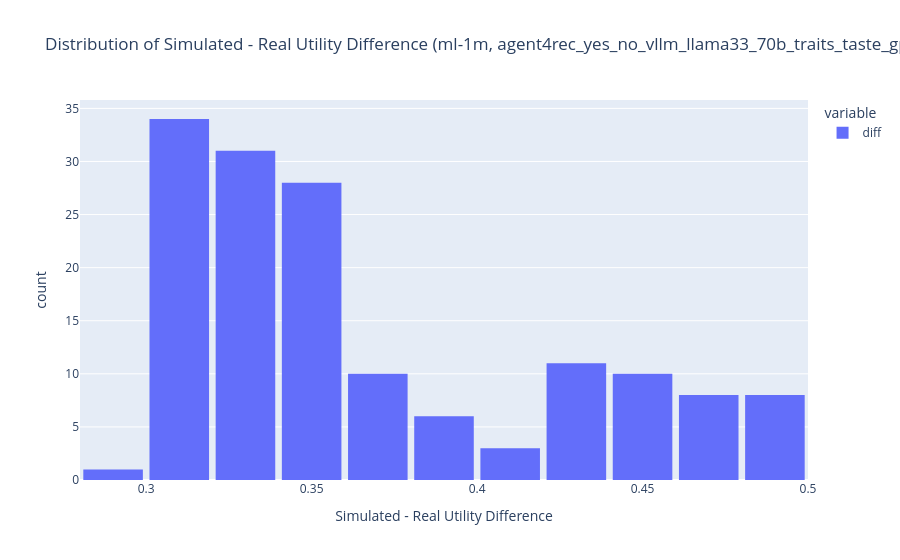
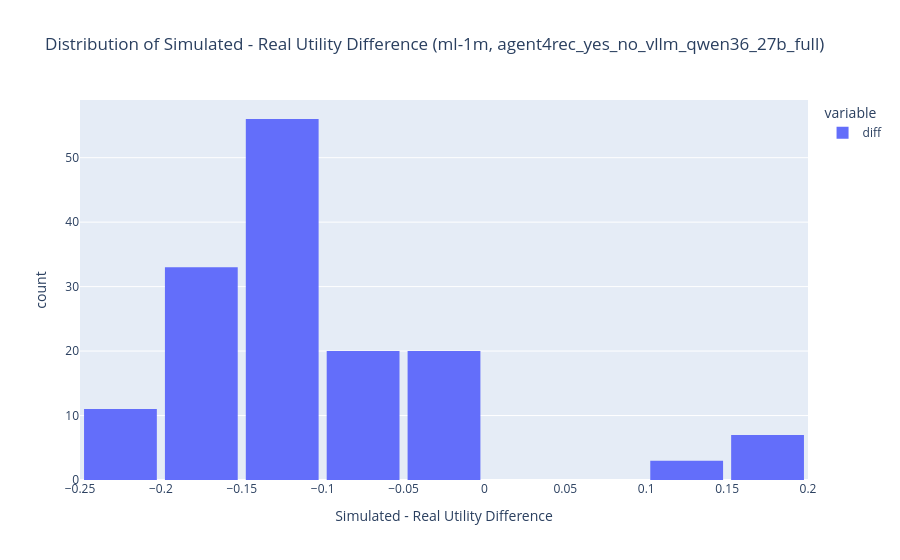
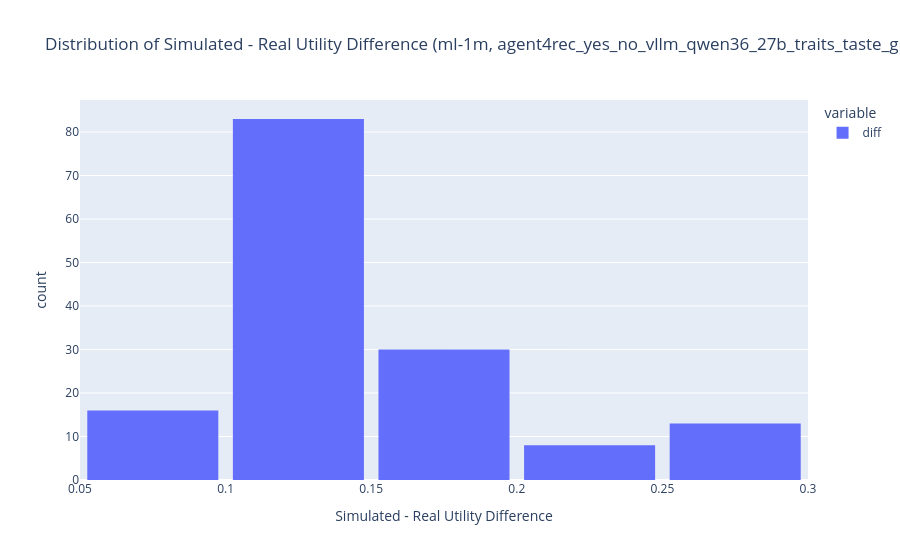
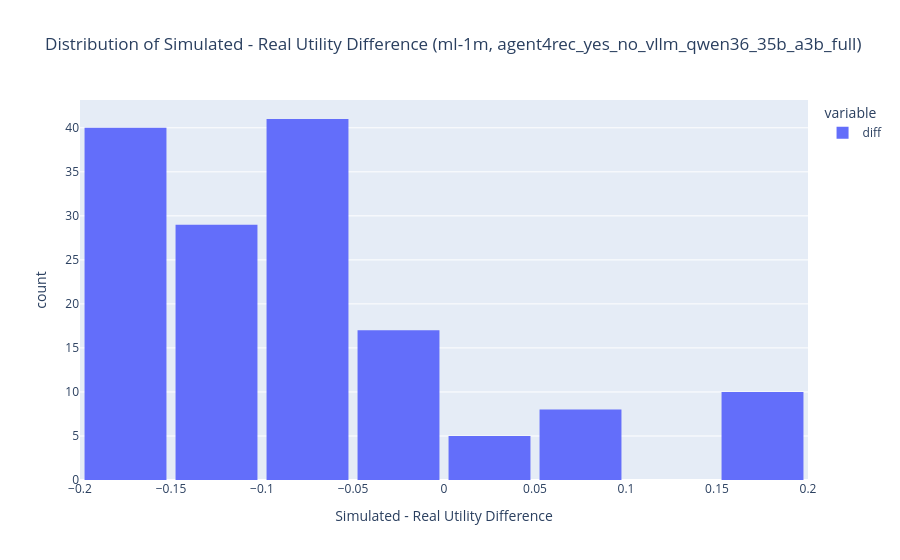

Notebook cell for these charts, in order:
### Code cell
import plotly.express as px
import matplotlib.pyplot as plt

for dataset in latest_runs["dataset"].unique():
    for method in latest_runs["method_label"].unique():

        diff = scores_df.query(f"dataset == '{dataset}' and method_label == '{method}'")["diff"]
        fig = px.histogram(
            diff,
            nbins=10,
            title=f"Distribution of Simulated - Real Utility Difference ({dataset}, {method})",
            labels={"value": "Simulated - Real Utility Difference", "count": "Count"},
        )
        fig.update_layout(bargap=0.1)
        fig.show()

### Figure 1 — Plotly figure (JSON) as saved in the notebook; plotly's stock layout.template omitted (floating-point values rounded to 4 significant figures; data arrays with more than 128 entries replaced by an {"elided": "..."} marker saying what was removed)
{"data": [{"bingroup": "x", "hovertemplate": "variable=diff<br>Simulated - Real Utility Difference=%{x}<br>count=%{y}<extra></extra>", "legendgroup": "diff", "marker": {"color": "#636efa", "pattern": {"shape": ""}}, "name": "diff", "nbinsx": 10, "orientation": "v", "showlegend": true, "type": "histogram", "x": {"elided": "150 float values"}, "xaxis": "x", "yaxis": "y"}], "layout": {"bargap": 0.1, "barmode": "relative", "legend": {"title": {"text": "variable"}, "tracegroupgap": 0}, "title": {"text": "Distribution of Simulated - Real Utility Difference (ml-1m, agent4rec_yes_no_vllm_llama33_70b_traits_taste_gpt4o_mini_full)"}, "xaxis": {"anchor": "y", "domain": [0, 1], "title": {"text": "Simulated - Real Utility Difference"}}, "yaxis": {"anchor": "x", "domain": [0, 1], "title": {"text": "count"}}}}

### Figure 2 — Plotly figure (JSON) as saved in the notebook; plotly's stock layout.template omitted (floating-point values rounded to 4 significant figures; data arrays with more than 128 entries replaced by an {"elided": "..."} marker saying what was removed)
{"data": [{"bingroup": "x", "hovertemplate": "variable=diff<br>Simulated - Real Utility Difference=%{x}<br>count=%{y}<extra></extra>", "legendgroup": "diff", "marker": {"color": "#636efa", "pattern": {"shape": ""}}, "name": "diff", "nbinsx": 10, "orientation": "v", "showlegend": true, "type": "histogram", "x": {"elided": "150 float values"}, "xaxis": "x", "yaxis": "y"}], "layout": {"bargap": 0.1, "barmode": "relative", "legend": {"title": {"text": "variable"}, "tracegroupgap": 0}, "title": {"text": "Distribution of Simulated - Real Utility Difference (ml-1m, agent4rec_yes_no_vllm_qwen36_27b_full)"}, "xaxis": {"anchor": "y", "domain": [0, 1], "title": {"text": "Simulated - Real Utility Difference"}}, "yaxis": {"anchor": "x", "domain": [0, 1], "title": {"text": "count"}}}}

### Figure 3 — Plotly figure (JSON) as saved in the notebook; plotly's stock layout.template omitted (floating-point values rounded to 4 significant figures; data arrays with more than 128 entries replaced by an {"elided": "..."} marker saying what was removed)
{"data": [{"bingroup": "x", "hovertemplate": "variable=diff<br>Simulated - Real Utility Difference=%{x}<br>count=%{y}<extra></extra>", "legendgroup": "diff", "marker": {"color": "#636efa", "pattern": {"shape": ""}}, "name": "diff", "nbinsx": 10, "orientation": "v", "showlegend": true, "type": "histogram", "x": {"elided": "150 float values"}, "xaxis": "x", "yaxis": "y"}], "layout": {"bargap": 0.1, "barmode": "relative", "legend": {"title": {"text": "variable"}, "tracegroupgap": 0}, "title": {"text": "Distribution of Simulated - Real Utility Difference (ml-1m, agent4rec_yes_no_vllm_qwen36_27b_traits_taste_gpt4o_mini_full)"}, "xaxis": {"anchor": "y", "domain": [0, 1], "title": {"text": "Simulated - Real Utility Difference"}}, "yaxis": {"anchor": "x", "domain": [0, 1], "title": {"text": "count"}}}}

### Figure 4 — Plotly figure (JSON) as saved in the notebook; plotly's stock layout.template omitted (floating-point values rounded to 4 significant figures; data arrays with more than 128 entries replaced by an {"elided": "..."} marker saying what was removed)
{"data": [{"bingroup": "x", "hovertemplate": "variable=diff<br>Simulated - Real Utility Difference=%{x}<br>count=%{y}<extra></extra>", "legendgroup": "diff", "marker": {"color": "#636efa", "pattern": {"shape": ""}}, "name": "diff", "nbinsx": 10, "orientation": "v", "showlegend": true, "type": "histogram", "x": {"elided": "150 float values"}, "xaxis": "x", "yaxis": "y"}], "layout": {"bargap": 0.1, "barmode": "relative", "legend": {"title": {"text": "variable"}, "tracegroupgap": 0}, "title": {"text": "Distribution of Simulated - Real Utility Difference (ml-1m, agent4rec_yes_no_vllm_qwen36_35b_a3b_full)"}, "xaxis": {"anchor": "y", "domain": [0, 1], "title": {"text": "Simulated - Real Utility Difference"}}, "yaxis": {"anchor": "x", "domain": [0, 1], "title": {"text": "count"}}}}
